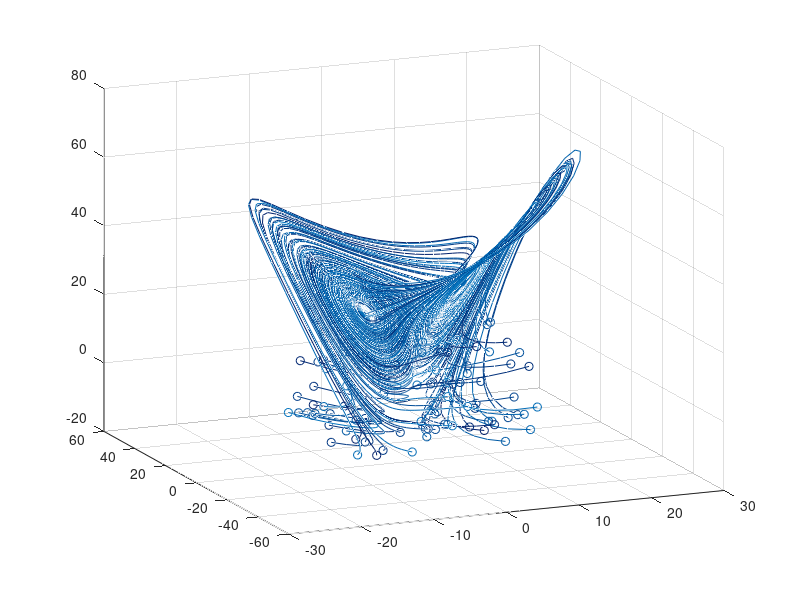

Write MATLAB code to recreate this figure. (Note: this script raises an error after producing the figure.)
clear all, close all, clc

%simulate Lorenz system
dt=0.01; T=8; t=0:dt:T;
b=8/3; sig=10; r=28;

Lorenz = @(t,x)([ sig * (x(2) - x(1))       ;...
                  r * x(1)-x(1)*x(3) - x(2) ;...
                  x(1) * x(2) - b*x(3)      ]);

ode_options = odeset('RelTol',1e-10,'AbsTol',1e-11);

input=[]; output=[];
for j=1:100     %training trajectories
    x0=30*(rand(3,1)-0.5);
    [t,y] = ode45(Lorenz,t,x0);
    input=[input; y(1:end-1,:)];
    output=[output; y(2:end,:)];
    plot3(y(:,1),y(:,2),y(:,3), 'Color', [0 (0.447-j/300) (0.741-j/300)]),hold on
    plot3(x0(1),x0(2),x0(3),'ro','Color',[0 (0.447-j/300) (0.741-j/300)])
end

grid on, view(-23,18)

%% 
net = feedforwardnet([10 10 10]);
net.layers{1}.transferFcn = 'logsig';
net.layers{2}.transferFcn = 'radbas';
net.layers{3}.transferFcn = 'purelin';
net = train(net,input.',output.');

%%

for m = 1:1%0
    %x0 = [0.592547396312769;12.933728823930911;-10.768137475687244]
    %x0 = [-12.658317485078042;-1.127982746790025;-11.189140645072510]
    x0=30*(rand(3,1)-0.5);
    [t,y] = ode45(Lorenz,t,x0);
    
    ynn(:,1) = x0;
    for k = 2:(length(t))
        ynn(:,k) = net(y(k-1,:)');
    end
    
%        figure(2)
%        plot3(y(:,1),y(:,2),y(:,3)); hold on
%        plot3(ynn(1,:),ynn(2,:),ynn(3,:));
%        plot3(x0(1),x0(2),x0(3),'ro')
    
    for k = 1:length(ynn)
        figure(2)
        plot3(y(1:k,1),y(1:k,2),y(1:k,3)); hold on
        plot3(ynn(1,1:k),ynn(2,1:k),ynn(3,1:k));
        plot3(x0(1),x0(2),x0(3),'ro'); 
        plot3(y(k,1),y(k,2),y(k,3),'.','Color','#0072BD','MarkerSize',15);
        plot3(ynn(1,k),ynn(2,k),ynn(3,k),'.','Color','#D95319','MarkerSize',15);hold off
        grid on
        pause(0.01)
    end
    
    
    figure(3)
    subplot(2,2,1), plot(t(1:end),y(1:end,1)), hold on, plot(t(1:end),ynn(1,:)')
    subplot(2,2,2), plot(t(1:end),y(1:end,2)), hold on, plot(t(1:end),ynn(2,:)')
    subplot(2,2,3), plot(t(1:end),y(1:end,3)), hold on, plot(t(1:end),ynn(3,:)')
    subplot(2,2,4), plot(t(1:end),sqrt((y(1:end,1)-ynn(1,:)').^2+(y(1:end,2)-ynn(2,:)').^2+(y(1:end,3)-ynn(3,:)').^2))
end
%%

for m = 1:1%0
    %x0 = [0.592547396312769;12.933728823930911;-10.768137475687244]
    x0 = [-12.658317485078042;-1.127982746790025;-11.189140645072510]
    x0=30*(rand(3,1)-0.5);
    [t,y] = ode45(Lorenz,t,x0);
    
    ynn(:,1) = x0;
    for k = 2:(length(t))
        ynn(:,k) = net(ynn(:,k-1));
    end
    
%        figure(2)
%        plot3(y(:,1),y(:,2),y(:,3)); hold on
%        plot3(ynn(1,:),ynn(2,:),ynn(3,:));
%        plot3(x0(1),x0(2),x0(3),'ro')
    
    for k = 1:length(ynn)
        figure(2)
        plot3(y(1:k,1),y(1:k,2),y(1:k,3)); hold on
        plot3(ynn(1,1:k),ynn(2,1:k),ynn(3,1:k));
        plot3(x0(1),x0(2),x0(3),'ro'); 
        plot3(y(k,1),y(k,2),y(k,3),'.','Color','#0072BD','MarkerSize',15);
        plot3(ynn(1,k),ynn(2,k),ynn(3,k),'.','Color','#D95319','MarkerSize',15);hold off
        grid on
        pause(0.01)
    end
    
    
    figure(3)
    subplot(2,2,1), plot(t(1:end),y(1:end,1)), hold on, plot(t(1:end),ynn(1,:)')
    subplot(2,2,2), plot(t(1:end),y(1:end,2)), hold on, plot(t(1:end),ynn(2,:)')
    subplot(2,2,3), plot(t(1:end),y(1:end,3)), hold on, plot(t(1:end),ynn(3,:)')
    subplot(2,2,4), plot(t(1:end),sqrt((y(1:end,1)-ynn(1,:)').^2+(y(1:end,2)-ynn(2,:)').^2+(y(1:end,3)-ynn(3,:)').^2))
end
